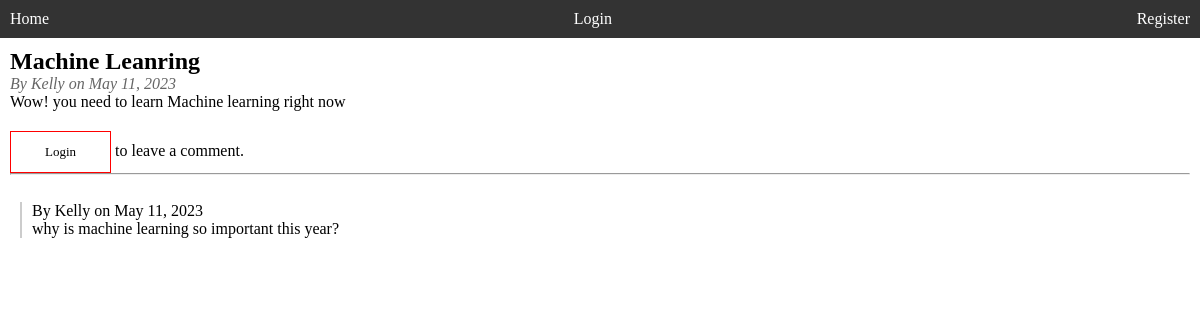
/post_detail/8/, run on the app's committed database.
### main/models.py (models this page shows, shortened)
class BlogPost(models.Model):
    title = models.CharField(max_length=200)
    author = models.ForeignKey(User, on_delete=models.CASCADE)
    content = models.TextField()
    date_published = models.DateTimeField(auto_now_add=True)

class Comments(models.Model):
    blogpost = models.ForeignKey(BlogPost, on_delete=models.CASCADE, related_name='comments')
    author = models.ForeignKey(User, on_delete=models.CASCADE)
    content = models.TextField()
    date_posted = models.DateTimeField(auto_now_add=True)

### main/views.py (the view, shortened to what this page needs)
# urls.py: path('post_detail/<int:id>/', views.post_detail, name='post_detail'),
def post_detail(request, id):
    post = get_object_or_404(BlogPost, pk=id)
    comments = post.comments.all().order_by('-date_posted')
    form = CommentForm()
    return render(request, 'post_detail.html', {'post': post, 'comments': comments, 'form':form})

### main/templates/post_detail.html (shortened to what this page needs)
{% extends 'base.html' %}
{% block content %}
<div class="post">
    <h2>{{ post.title }}</h2>
    <p class="meta">By {{ post.author.username }} on {{ post.date_published|date }}</p>
    <p>{{ post.content }}</p>
</div>
{% if user.is_authenticated %}
    <h3>Leave a comment</h3>
    <form method="POST" class="comment-form">
         {% csrf_token %}
         {{ form.as_p }}
         <button type="submit" class="button">Submit</button>
    </form>
{% else %}
    <p><a href="{% url 'login' %}" class="button">Login</a> to leave a comment.</p>
{% endif %}
{% if comments %}
<hr>
   <h3>Comments</h3>
   {% for comment in comments %}
   <div class="comment">
       <p class="meta">By {{ comment.author.username }} on {{ comment.date_posted|date }}</p>
       <p>{{ comment.content }}</p>
   </div>
    {% empty %}
       <p>No comments yet.</p>
    {% endfor %}
{% endif %}
{% endblock %}

### main/templates/base.html (shortened to what this page needs)
{% load static %}
<!DOCTYPE html>
<html>
<head>
    <link rel="stylesheet" type="text/css" href="{% static 'style.css' %}">
</head>
<body>
    <div class="navbar nav-links">
        <a href="/">Home</a>
        {% if user.is_authenticated %}
            <a href="/profile/">{{ user.username }}</a>
            <a href="/logout/">Logout</a>
        {% else %}
            <a href="/login/">Login</a>
            <a href="/register/">Register</a>
        {% endif %}
    </div>
    <div class="content">
        {% block content %}
        {% endblock %}
    </div>
</body>
</html>

### main/static/style.css (style rules this page uses)
* { margin: 0; padding: 0; font-family: 'Roboto Slab', serif; }
body { margin: 0; padding: 0; font-family: Arial, sans-serif; }
.navbar { background-color: #333; color: white; display: flex; justify-content: space-between; align-items: center; padding: 10px; }
.navbar a { color: white; text-decoration: none; }
.content { max-width: 100%; margin: auto; padding: 10px; }
.content h3 { color: white; font-size: x-large; }
.post { margin-bottom: 20px; }
.post h2 { margin-top: 0; }
.post .meta { color: #666; font-style: italic; }
.comment { border-left: 2px solid #ccc; margin-left: 10px; padding-left: 10px; }
.button { display: inline-block; text-decoration: none; color: black; border: 1px solid red; padding: 12px 34px; font-size: 13px; background: transparent; position: relative; cursor: pointer; }
.nav-links { flex: 1; text-align: right; }

### data on the page
BlogPost: title "Machine Leanring", author.username "Kelly", date_published "May 11, 2023", content "Wow! you need to learn Machine learning right now"
Comments: author.username "Kelly", date_posted "May 11, 2023", content "why is machine learning so important this year?"
